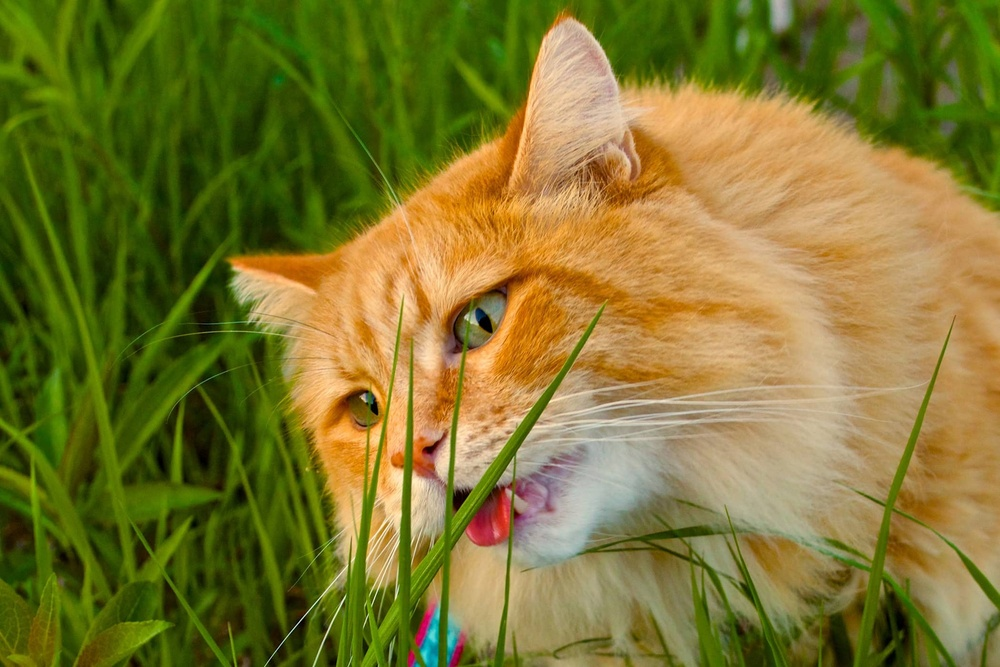
#> input picture Inter-means_Segmentation/cat.jpg, 1000 x 667 px, shrunk from 2100 x 1400 before the run, given in place of lena.png, which was not available
$ python Canny_Edge_Detection_code.py
#> lines starting #> are read from the running program, lines starting #| are printed output that depends on the picture; after the words box and inside, x2 and y2 are one past the last pixel; in counts of white or black regions, pixels touching at a corner belong together; pictures that were not available may be replaced by others from this repository, and a replacement may not be noted
import numpy as np
from PIL import Image

def convert_to_grayscale(image):
  grayscale_image = np.zeros((image.shape[0], image.shape[1]), np.uint8)
  for x in range(image.shape[0]):
    for y in range(image.shape[1]):
      r, g, b = image[x][y]
      #weighted contributions of red, green and blue channels
      gray_value = 0.299 * r + 0.587 * g + 0.114 * b
      grayscale_image[x][y] = gray_value
  return grayscale_image

'''
K(x, y) = (1 / (2 * pi * sigma^2)) * exp(-((i-k-1)^2 + (j-k-1)^2) / (2 * sigma^2)), where i,j range from 1 to size,
and k = size//2
'''
def gaussian_kernel(size, sigma=1):
  x, y = np.mgrid[1:size+1, 1:size+1]
  k = size//2
  normal = 1 / (2.0 * np.pi * sigma**2)
  expterm = np.exp(-(((x-k-1)**2 + (y-k-1)**2) / (2.0*sigma**2)))
  gaussian = normal * expterm
  return gaussian

'''
For output to be in same dimension as input (i.e. same convolution), need to pad the image
Here pad the image with 0s
The size of padding is given by (k-1)/2 where k is the size of kernel
'''
def convolution(image, kernel):
  image_row, image_col = image.shape
  kernel_row, kernel_col = kernel.shape

  output = np.zeros(image.shape)

  pad_height = int((kernel_row - 1) / 2)
  pad_width = int((kernel_col - 1) / 2)
  padded_image = np.zeros((image_row + (2 * pad_height), image_col + (2 * pad_width)))
  padded_image[pad_height:padded_image.shape[0] - pad_height, pad_width:padded_image.shape[1] - pad_width] = image

  for row in range(image_row):
    for col in range(image_col):
        output[row, col] = np.sum(kernel * padded_image[row:row + kernel_row, col:col + kernel_col])

  return output

def sobel_edge_detection(image, filter, convert_to_degree=False):
  new_image_x = convolution(image, filter)
  new_image_y = convolution(image, np.flip(filter.T, axis=0))
  #combine both into 1 gradient image using sqrt of Gx**2 + Gy**2
  gradient_magnitude = np.sqrt(np.square(new_image_x) + np.square(new_image_y))
  #normalize the output to be between 0 and 255
  gradient_magnitude *= 255.0 / gradient_magnitude.max()
  #np.arctan2 returns angles in radians
  gradient_direction = np.arctan2(new_image_y, new_image_x)

  if convert_to_degree:
    #convert radians to degrees
    gradient_direction = gradient_direction * 180 / np.pi
    #add 180 to the negative angles so that all angles are between 0 and 180
    gradient_direction[gradient_direction < 0] += 180

  return gradient_magnitude, gradient_direction

'''
remove the redudant/duplicate edges identified by Sobel filters using Non-Max Suppression Algorithm
'''
def non_max_suppression(gradient_magnitude, gradient_direction):
  image_row, image_col = gradient_magnitude.shape
  output = np.zeros(gradient_magnitude.shape)
  #set to PI to 180 degrees
  PI = 180
  #loop through all the pixels in the gradient directions ( except the border pixels )
  for row in range(1, image_row - 1):
    for col in range(1, image_col - 1):
        direction = gradient_direction[row, col]
        #based on the value of gradient direction store the gradient magnitude of the two neighboring pixel.
        if (0 <= direction < PI / 8) or (7 * PI / 8 <= direction <= PI):
            before_pixel = gradient_magnitude[row, col - 1]
            after_pixel = gradient_magnitude[row, col + 1]
        elif (PI / 8 <= direction < 3 * PI / 8):
            before_pixel = gradient_magnitude[row + 1, col - 1]
            after_pixel = gradient_magnitude[row - 1, col + 1]
        elif (3 * PI / 8 <= direction < 5 * PI / 8):
            before_pixel = gradient_magnitude[row - 1, col]
            after_pixel = gradient_magnitude[row + 1, col]
        else:
            before_pixel = gradient_magnitude[row - 1, col - 1]
            after_pixel = gradient_magnitude[row + 1, col + 1]
        # find out whether the selected/middle pixel has the highest gradient magnitude or not
        # if highest, update the output image for the given row and col with the value of the gradient magnitude
        if gradient_magnitude[row, col] >= before_pixel and gradient_magnitude[row, col] >= after_pixel:
            output[row, col] = gradient_magnitude[row, col]
  return output

'''
there are still some edges between gray to dark-gray
objective is to produce clear edges ( all the edge pixel will be 255 ) using Hysteresis Threshold
has 2 parts: apply thresholding & apply hysteresis

thresholding takes all the edges, defines them as
weak (say intensity value 25) or strong (intensity value 255) or irrelevant (intensity value 0)
'''
def double_thresholding(image, low_threshold, high_threshold, weak):
  output = np.zeros(image.shape, dtype=np.uint8)
  strong = np.uint8(255)
  strong_row, strong_col = np.where(image >= high_threshold)
  weak_row, weak_col = np.where((image <= high_threshold) & (image >= low_threshold))
  output[strong_row, strong_col] = strong
  output[weak_row, weak_col] = weak
  return output

'''
objective of the hysteresis function is to identify the weak pixels which can be edges and discard the remaining
find out whether a selected weak pixel is connected to the already defined edge pixels
if so can consider this weak pixel also to be part of an edge
so find out whether any of the 8 neighbor pixels has value equal to 255,
if yes then change the value of the weak pixel to 255, otherwise make it irrelevant by changing the value to 0
'''

# def hysteresis_from_source(image, weak):
#     image_row, image_col = image.shape
#     top_to_bottom = image.copy()
#     for row in range(1, image_row):
#         for col in range(1, image_col):
#             if top_to_bottom[row, col] == weak:
#                 if (top_to_bottom[row, col + 1] == 255 or
#                 top_to_bottom[row, col - 1] == 255 or
#                 top_to_bottom[row - 1, col] == 255 or
#                 top_to_bottom[row + 1, col] == 255 or
#                 top_to_bottom[row - 1, col - 1] == 255 or
#                 top_to_bottom[row + 1, col - 1] == 255 or
#                 top_to_bottom[row - 1, col + 1] == 255 or
#                 top_to_bottom[row + 1, col + 1] == 255):
#                     top_to_bottom[row, col] = 255
#                 else:
#                     top_to_bottom[row, col] = 0

def hysteresis(image, weak, row_loop, col_loop):
  row_start, row_end, row_step = row_loop
  col_start, col_end, col_step = col_loop
  for row in range(row_start, row_end, row_step):
    for col in range(col_start, col_end, col_step):
      if image[row, col] == weak:
        if (image[row, col + 1] == 255 or
            image[row, col - 1] == 255 or
            image[row - 1, col] == 255 or
            image[row + 1, col] == 255 or
            image[row - 1, col - 1] == 255 or
            image[row + 1, col - 1] == 255 or
            image[row - 1, col + 1] == 255 or
            image[row + 1, col + 1] == 255):
          image[row, col] = 255
        else:
          image[row, col] = 0

'''
hysteresis from all 4 corners of the image to avoid edge discontinuities
'''
def get_final_edge_image(image, weak):
  image_row, image_col = image.shape
  #hysteresis while scanning the image from top-left to bottom-right corner
  top_to_bottom = image.copy()
  hysteresis(top_to_bottom, weak, (1, image_row, 1), (1, image_col, 1))
  #hysteresis while scanning the image from bottom-right to top-left corner
  bottom_to_top = image.copy()
  hysteresis(bottom_to_top, weak, (image_row - 1, 0, -1), (image_col - 1, 0, -1))
  #hysteresis while scanning the image from top-right to bottom-left corner
  right_to_left = image.copy()
  hysteresis(right_to_left, weak, (1, image_row, 1), (image_col - 1, 0, -1))
  #hysteresis while scanning the image from bottom-left to top-right corner
  left_to_right = image.copy()
  hysteresis(left_to_right, weak, (image_row - 1, 0, -1), (1, image_col, 1))

  #Sum all the pixels to create final image and threshold to 255
  final_image = top_to_bottom + bottom_to_top + right_to_left + left_to_right
  final_image[final_image > 255] = 255
  return final_image

def canny_edge_detection(image_path, save_path, low_threshold, high_threshold, gaussian_kernel_size):
#> called with image_path = 'lena.png', save_path = 'edge_image.png', low_threshold = 10, high_threshold = 25, gaussian_kernel_size = 5
  img = Image.open(image_path)
#> img is the input picture: PIL image 1000x667 RGB; mean R, G, B 125.1, 118.6, 47.9
  img = np.array(img)
  #convert to grayscale if RGB image
  if len(img.shape) == 3 and img.shape[2] == 3:
    img = convert_to_grayscale(img)
#> after the loop in convert_to_grayscale, `for x in range(image.shape[0]):`:
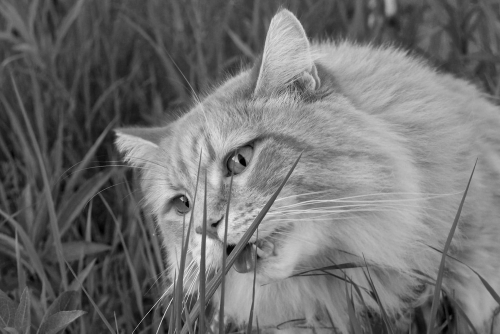
#> grayscale_image: shape (667, 1000) (shown at 1/2 size); min 0, max 241, mean 112
  gaus_kernel = gaussian_kernel(gaussian_kernel_size)
  gaus_filtered_img = convolution(img, gaus_kernel)
  sobel_filter_mx = np.array([[-1, 0, 1], [-2, 0, 2], [-1, 0, 1]])
  grad_mag, grad_dir = sobel_edge_detection(gaus_filtered_img, sobel_filter_mx, convert_to_degree=True)
#> after the loop in convolution (call 2), `for row in range(image_row):`:
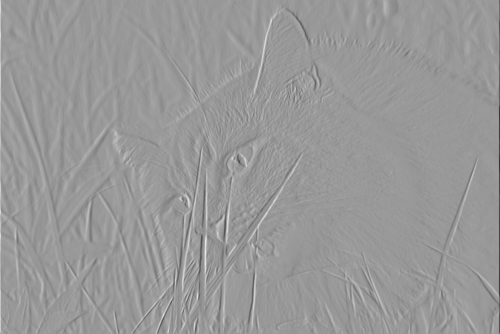
#> output: shape (667, 1000) float64 (shown at 1/2 size); min -641.5, max 429.6, mean 0.2; drawn with min black and max white
#> after the loop in convolution (call 3), `for row in range(image_row):`:
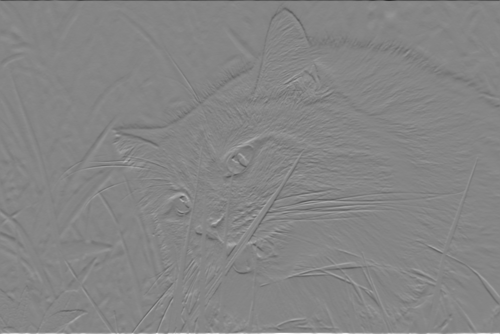
#> output: shape (667, 1000) float64 (shown at 1/2 size); min -656.1, max 600.6, mean 0; drawn with min black and max white
#> in sobel_edge_detection, `gradient_direction[gradient_direction < 0] += 180`:
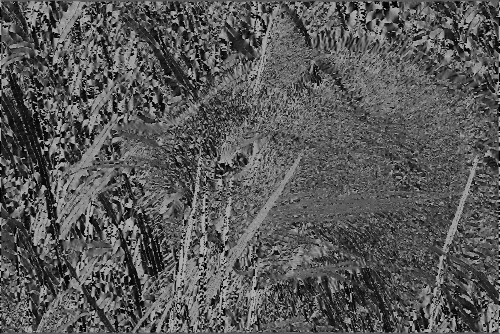
#> gradient_direction: shape (667, 1000) float64 (shown at 1/2 size); min 7.93e-05, max 180, mean 88.6
  non_max_suppressed_img = non_max_suppression(grad_mag, grad_dir)
#> after the loop in non_max_suppression, `for row in range(1, image_row - 1):`:
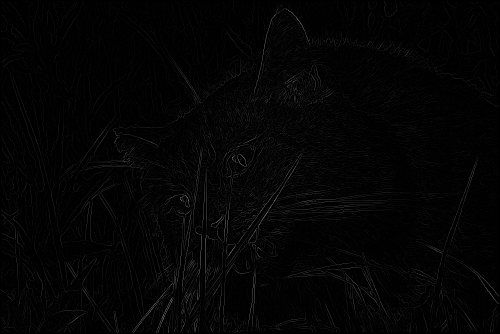
#> output: shape (667, 1000) float64 (shown at 1/2 size); min 0, max 159.3, mean 3.9
  weak = np.uint8(25) #intensity value chosen for weak pixels
  thresholded_img = double_thresholding(non_max_suppressed_img, low_threshold, high_threshold, weak)
  edge_img = get_final_edge_image(thresholded_img, weak)
#> after the loop in hysteresis, `for row in range(row_start, row_end, row_step):`:
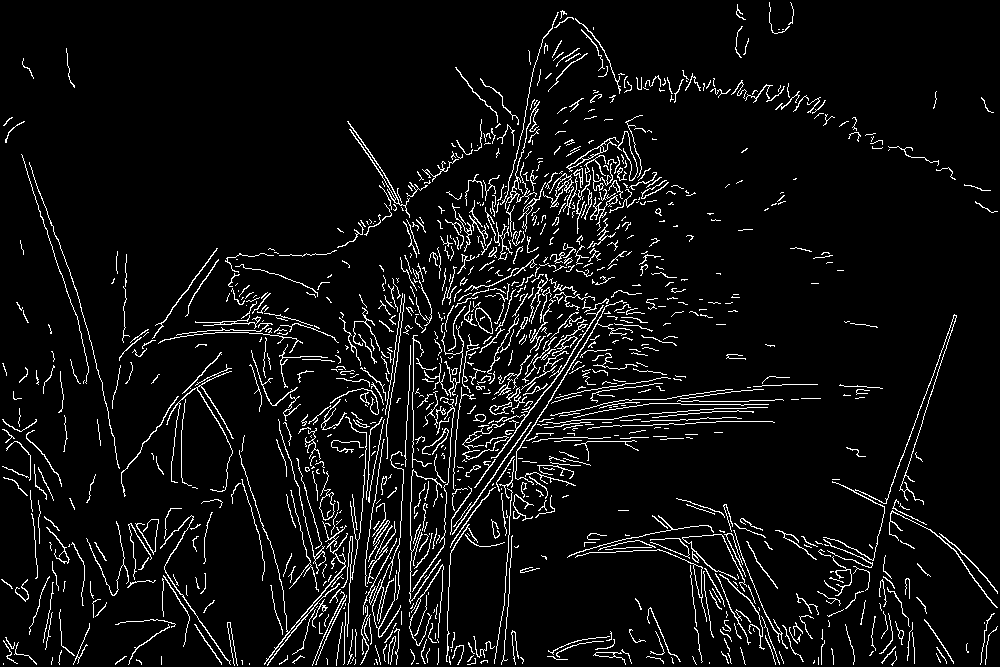
#> image: shape (667, 1000); 6.1% white in thin lines or dots
#> in get_final_edge_image, `final_image = top_to_bottom + bottom_to_top + right_to_left + left_to_..`:
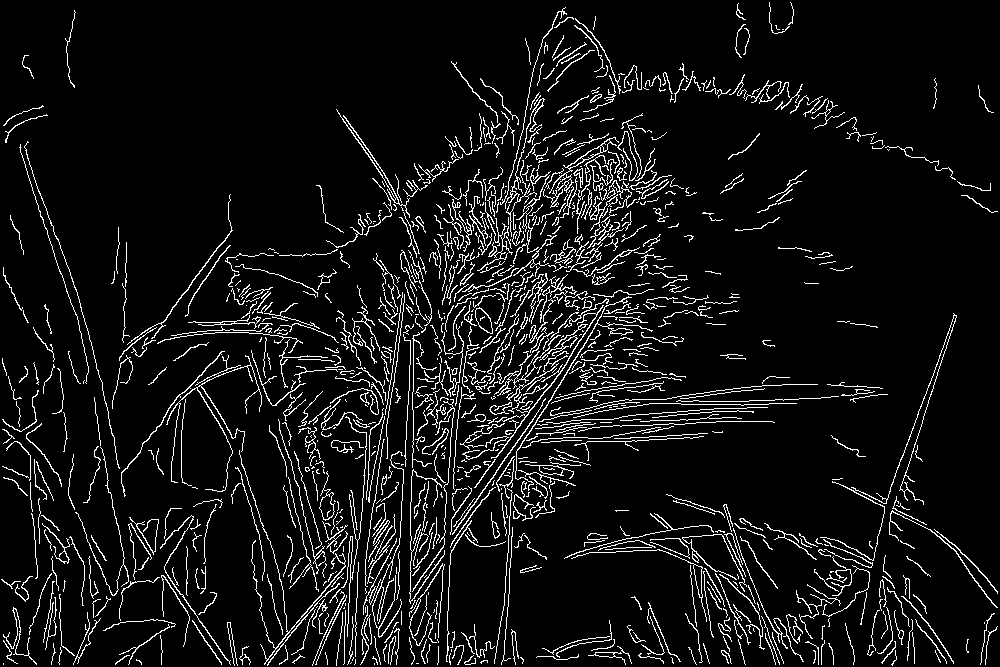
#> final_image: shape (667, 1000); min 0, max 255, mean 18.9
  Image.fromarray(edge_img).save(save_path)

canny_edge_detection('lena.png', 'edge_image.png', 10, 25, 5)

$ run again, on Inter-means_Segmentation/flower.jpg
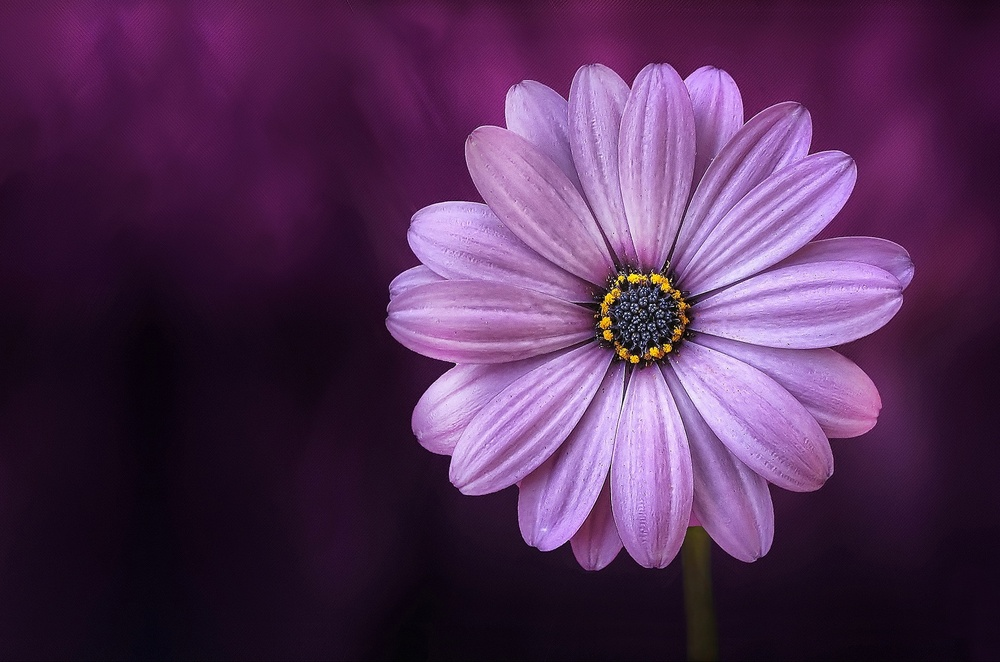
#> input picture Inter-means_Segmentation/flower.jpg, 1000 x 662 px, shrunk from 1980 x 1311 before the run, given in place of lena.png, which was not available
#> in canny_edge_detection, img is the input picture: PIL image 1000x662 RGB; mean R, G, B 81.5, 46.5, 84.9
#> padded_image: shape (664, 1002) float64
#> after the loop in non_max_suppression, `for row in range(1, image_row - 1):`:
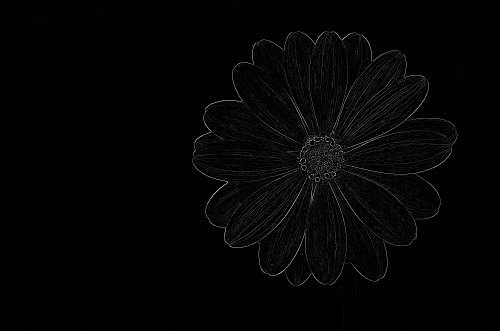
#> output: shape (662, 1000) float64 (shown at 1/2 size); min 0, max 255, mean 4.1; drawn with min black and max white
#> weak_row = 16121 values from 29 to 658; weak_col = 16121 values, max 910 at index 6277, min 123 at index 0, mean 640.9
#> after the loop in hysteresis (call 4), `for row in range(row_start, row_end, row_step):`:
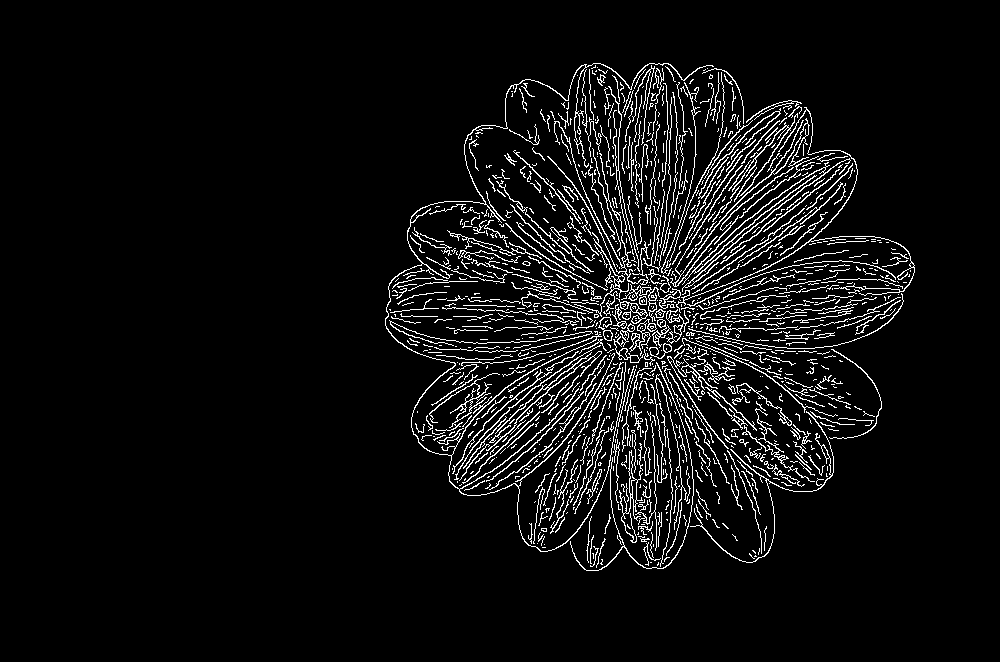
#> image: shape (662, 1000); 5.8% white in thin lines or dots, all inside (x1, y1, x2, y2) = (385, 63, 915, 571)
